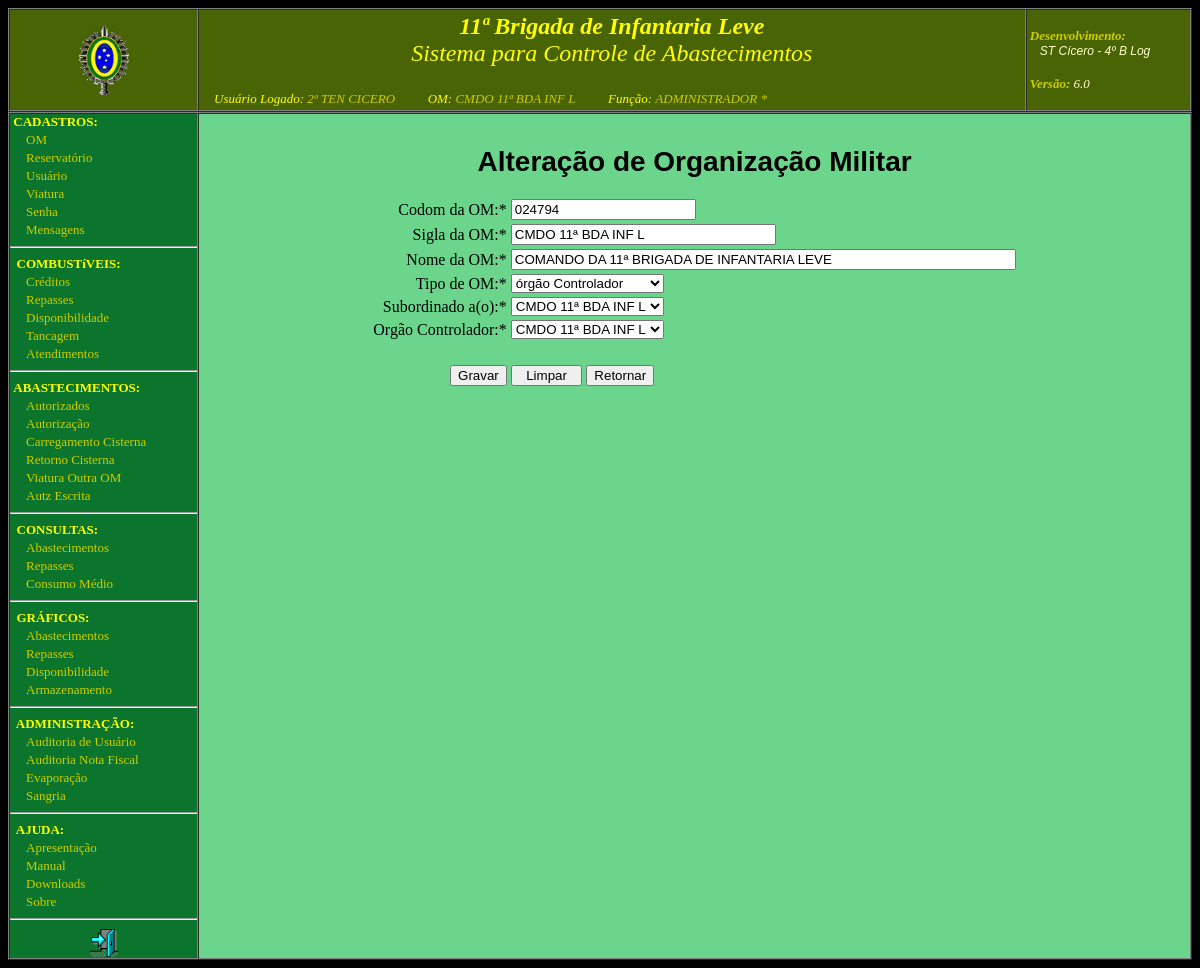
The page /index.php?nomeArquivo=alterar_om.php&&codom=024794 (signed in) on the database its author committed.
### tables this page shows
CREATE TABLE IF NOT EXISTS `om` (
  `codom` char(6) NOT NULL,
  `sigla` char(30) NOT NULL,
  `nome` char(70) NOT NULL,
  `tipo` char(15) NOT NULL COMMENT 'OC, C Mil A, Cmdo RM, Cmdo DE, Cmdo Bda, Integrante, Não Integrante',
  `oc` char(6) DEFAULT NULL,
  `subordinacao` char(6) DEFAULT NULL,
  `rm` char(2) DEFAULT NULL
);

### alterar_om.php (the view, shortened to what this page needs)
<?php
	include "verifica_sessao.php";
	include "conexao.php";
	$query="select * from om where codom='".$_GET['codom']."'";
	$result = mysql_query($query,$conexao);
	$row = mysql_fetch_row($result);
?>
<head>
</head>
<?php
	echo "<center><t1><br>Alteração de Organização Militar </t1> </center>";
	echo "<form method='POST' action='index.php?nomeArquivo=gravar_om.php' name='om'>";
   echo "<input type='hidden' name='codom_ant' value='$row[0]'><br>";
	echo "<table>";
	echo "<tr><td align='right'>Codom da OM:* </td><td><input type='text' size='20' name='codom' value='$row[0]' required ></td></tr>";
	echo "<tr><td align='right'>Sigla da OM:* </td><td><input type='text' size='30' maxlength='30' name='sigla' value='$row[1]' required ></td></tr>";
	echo "<tr><td align='right'>Nome da OM:* </td><td><input type='text' size='60' maxlength='50' name='nome_om' value='$row[2]' required ></td></tr>";
	if (($_SESSION['perfil']=='FISCAL DA OM') or ($_SESSION['perfil']=='ABASTECEDOR')){
		echo "<tr><td align='right'>Tipo de OM:* </td><td><input type='text' size='20' readonly name='tipo' value='$row[3]'></td></tr>";
		echo "<input type='hidden' name='oc' value='$row[4]'>";
		echo "<input type='hidden' name='subordinacao' value='$row[5]'>";
   } else {
			echo "<tr><td align='right'>Tipo de OM:* </td><td><select name='tipo' size='1' onchange='habilitar(this)'>";
            						echo "<option value='OC'"; if ($row[3]=="OC"){ echo "selected";} echo ">órgão Controlador</option>";
         					echo "</select></td></tr>";
		echo "<tr><td align='right'>Subordinado a(o):* </td><td><select name='subordinacao' size='1'"; if ($row[3]=="Não Integrante"){ echo "disabled";} echo ">
					<option></option>";
    					$result = mysql_query("SELECT distinct om1.codom, om1.sigla
    													FROM om om1, om om2
    													where	om1.codom=om2.subordinacao
    														AND om1.subordinacao is not null
    														or om1.codom='".$_GET['codom']."'
    													ORDER BY abs(om1.sigla), om1.sigla");
  						while ($om = mysql_fetch_array($result, MYSQL_NUM)) {
							echo "<option value='$om[0]' "; if ($row[5]==$om[0]){ echo "selected";} echo ">".$om[1];
						}
					echo "</select></td></tr>";
		echo "<tr><td align='right'>Orgão Controlador:* </td><td><select name='oc' size='1'"; if ($row[3]=="Não Integrante"){ echo "disabled";} echo ">
					<option></option>";
    					$result = mysql_query("select * from om where tipo='OC' order by sigla");
  						while ($om = mysql_fetch_array($result, MYSQL_NUM)) {
							echo "<option value=\"".$om[0]."\" "; if ($row[4]==$om[0]){ echo "selected";} echo ">".$om[1];
						}
					echo "</select></td></tr>";
   }
	echo "<tr><td>&nbsp;</td><td></td></tr>";
	echo "<tr><td align='right'><input type='submit' value= 'Gravar'></td><td><input type='reset' value= '  Limpar  '>&nbsp;<input type='button' value= 'Retornar' onclick='history.go(-1)'></td></tr>";
	echo "</table>";
	echo "</form>";
?>

### css/estilos.css (style rules this page uses)
html { background-color: black; }

### index.php (style rules this page uses)
t1 { font-weight: bold; font-size:28; font-family:verdana, sans-serif,helvetica; }

### rows shown on the page
om: codom "024794", sigla "CMDO 11ª BDA INF L", nome_om "COMANDO DA 11ª BRIGADA DE INFANTARIA LEVE", tipo "órgão Controlador"

### other values the page prints
$oc_geral "11ª Brigada de Infantaria Leve"
substr($_SESSION['post_grad'],1) "2º TEN"
$_SESSION['nome_guerra'] "CICERO"
$_SESSION['unidade'] "CMDO 11ª BDA INF L"
$_SESSION['perfil'] "ADMINISTRADOR *"
$versao "6.0"
form field subordinacao "CMDO 11ª BDA INF L"
form field oc "CMDO 11ª BDA INF L"
